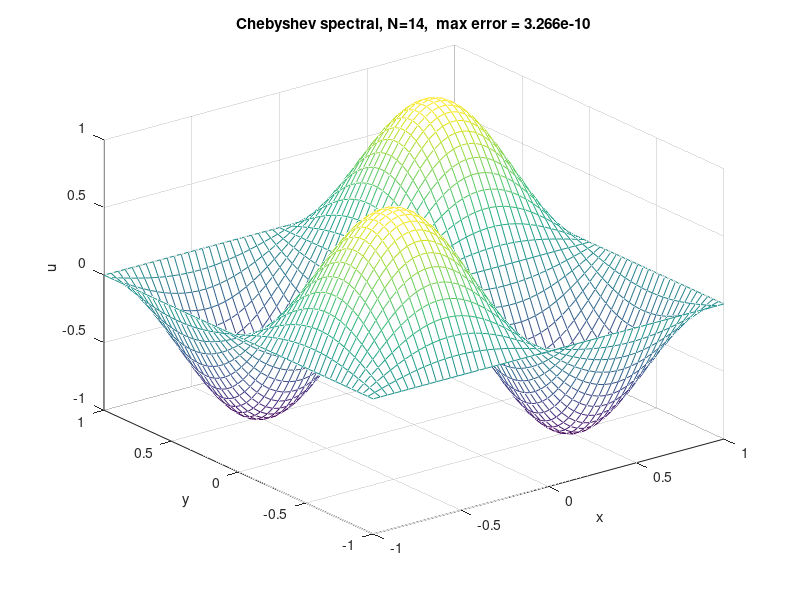

The MATLAB script that drew this image:
%% 2D Poisson on [-1,1]^2 (Chebyshev collocation) + barycentric plotting
clear; close all; clc

function [D,x]=cheb(N)
if N==0,D=0;x=1;return,end
x=cos(pi*(0:N)/N)';
c=[2;ones(N-1,1);2].*(-1).^(0:N)';
X=repmat(x,1,N+1);
dX=X-X';
D=(c*(1./c)')./(dX+(eye(N+1)));
D=D-diag(sum(D'));
end

function p = barycheb1(x, f, xx)
N = length(x)-1;
w = ones(N+1,1);
w(1)   = 0.5;
w(end) = 0.5;
w = w .* (-1).^(0:N)';

p = zeros(size(xx));
for k = 1:numel(xx)
    dif = xx(k) - x;
    j = find(abs(dif) < 1e-14, 1);
    if ~isempty(j)
        p(k) = f(j);
    else
        tmp = w ./ dif;
        p(k) = (tmp.'*f) / sum(tmp);
    end
end
end






N = 14;
[D,x] = cheb(N);  y = x;

% interior grid points
[Xi,Yi] = meshgrid(x(2:N), y(2:N));
xi = Xi(:);  yi = Yi(:);

% Solve Δu = f, with exact u = sin(pi x) sin(pi y)
f = -2*pi^2 * sin(pi*xi) .* sin(pi*yi);

D2 = D^2;
D2 = D2(2:N, 2:N);
I  = eye(N-1);
L  = kron(I, D2) + kron(D2, I);

u = L \ f;

% put into full grid with boundary zeros
uu = zeros(N+1, N+1);
uu(2:N, 2:N) = reshape(u, N-1, N-1);

% error on Chebyshev grid
[XX,YY] = meshgrid(x,y);
u_exact = sin(pi*XX).*sin(pi*YY);
err = norm(uu(:) - u_exact(:), inf);
fprintf('N=%d, max error on Chebyshev grid = %.3e\n', N, err);

%barycentric interpolation to uniform grid for plotting 
xq = (-1:0.04:1)';     % uniform query points
yq = xq;

%interpolate along x for each fixed y-node
Utmp = zeros(N+1, numel(xq));
for j = 1:(N+1)
    Utmp(j,:) = barycheb1(x, uu(j,:).', xq).';
end

% interpolate along y for each fixed xq
Ufine = zeros(numel(yq), numel(xq));
for i = 1:numel(xq)
    Ufine(:,i) = barycheb1(x, Utmp(:,i), yq);
end

% plot
[xxx,yyy] = meshgrid(xq, yq);
figure(1); clf
h = mesh(xxx, yyy, Ufine);

xlabel('x'); ylabel('y'); zlabel('u');
title(sprintf('Chebyshev spectral, N=%d,  max error = %.3e', N, err));
grid on
